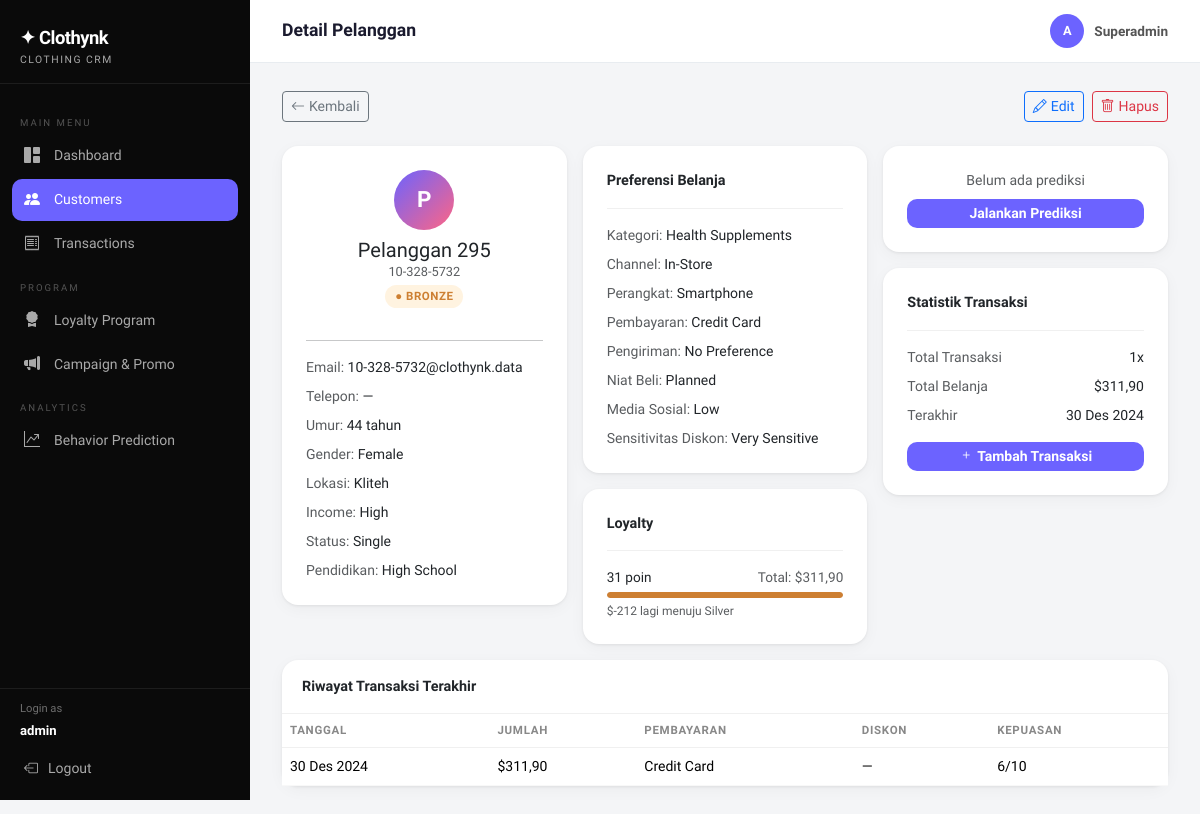
The app's page /pelanggan/295/ (signed in), older data.
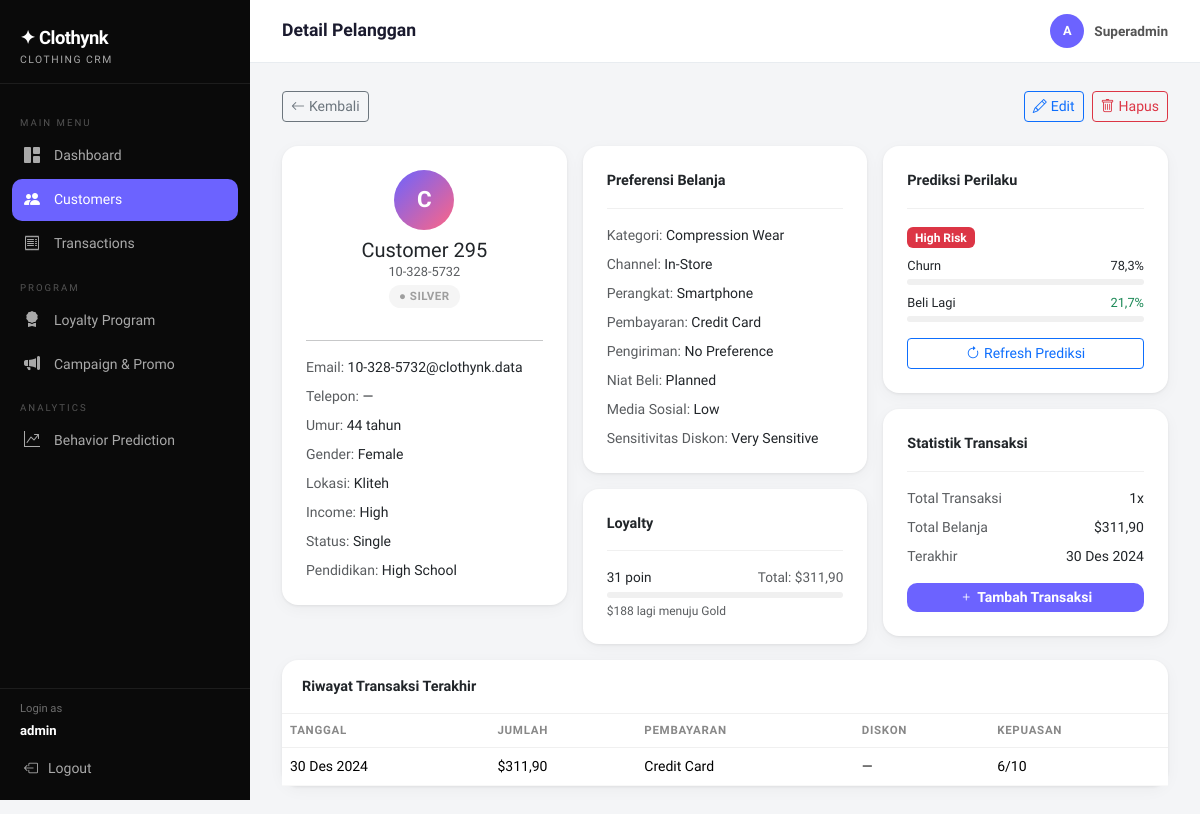
The same page, newer data.
### core/models.py (models this page shows, shortened)
class Customer(models.Model):
    GENDER_CHOICES = [
        ('Male', 'Male'),
        ('Female', 'Female'),
        ('Non-binary', 'Non-binary'),
        ('Bigender', 'Bigender'),
        ('Genderfluid', 'Genderfluid'),
        ('Polygender', 'Polygender'),
        ('Agender', 'Agender'),
        ('Genderqueer', 'Genderqueer'),
    ]
    INCOME_CHOICES = [('Low', 'Low'), ('Middle', 'Middle'), ('High', 'High')]
    MARITAL_CHOICES = [('Single', 'Single'), ('Married', 'Married'), ('Divorced', 'Divorced'), ('Widowed', 'Widowed')]
    EDUCATION_CHOICES = [
        ('High School', 'High School'),
        ("Bachelor's", "Bachelor's"),
        ("Master's", "Master's"),
        ('PhD', 'PhD'),
        ('Other', 'Other'),
    ]
    OCCUPATION_CHOICES = [('Low', 'Low'), ('Middle', 'Middle'), ('High', 'High')]
    CHANNEL_CHOICES = [('Online', 'Online'), ('In-Store', 'In-Store'), ('Mixed', 'Mixed')]
    INFLUENCE_CHOICES = [('None', 'None'), ('Low', 'Low'), ('Medium', 'Medium'), ('High', 'High')]
    SENSITIVITY_CHOICES = [('Not Sensitive', 'Not Sensitive'), ('Somewhat Sensitive', 'Somewhat Sensitive'), ('Highly Sensitive', 'Highly Sensitive')]
    INTENT_CHOICES = [('Need-based', 'Need-based'), ('Wants-based', 'Wants-based'), ('Impulsive', 'Impulsive')]
    SHIPPING_CHOICES = [('Standard', 'Standard'), ('Express', 'Express'), ('No Preference', 'No Preference')]
    customer_id     = models.CharField(max_length=30, unique=True, verbose_name='Customer ID')
    name            = models.CharField(max_length=150, verbose_name='Nama')
    age             = models.IntegerField(verbose_name='Umur')
    gender          = models.CharField(max_length=15, choices=GENDER_CHOICES, verbose_name='Gender')
    income_level    = models.CharField(max_length=10, choices=INCOME_CHOICES, verbose_name='Income Level')
    marital_status  = models.CharField(max_length=15, choices=MARITAL_CHOICES, verbose_name='Marital Status')
    education_level = models.CharField(max_length=20, choices=EDUCATION_CHOICES, verbose_name='Education Level')
    occupation      = models.CharField(max_length=10, choices=OCCUPATION_CHOICES, verbose_name='Occupation Level')
    location        = models.CharField(max_length=100, verbose_name='Lokasi')
    email           = models.EmailField(unique=True, verbose_name='Email')
    phone           = models.CharField(max_length=20, blank=True, verbose_name='No. Telepon')
    purchase_category      = models.CharField(max_length=100, verbose_name='Kategori Pembelian')
    purchase_channel       = models.CharField(max_length=30, choices=CHANNEL_CHOICES, verbose_name='Channel Pembelian')
    social_media_influence = models.CharField(max_length=20, choices=INFLUENCE_CHOICES, verbose_name='Pengaruh Media Sosial')
    discount_sensitivity   = models.CharField(max_length=30, choices=SENSITIVITY_CHOICES, verbose_name='Sensitivitas Diskon')
    device_used            = models.CharField(max_length=30, verbose_name='Perangkat yang Digunakan')
    payment_method         = models.CharField(max_length=30, verbose_name='Metode Pembayaran')
    shipping_preference    = models.CharField(max_length=30, choices=SHIPPING_CHOICES, verbose_name='Preferensi Pengiriman')
    purchase_intent        = models.CharField(max_length=20, choices=INTENT_CHOICES, verbose_name='Niat Pembelian')
    created_at = models.DateTimeField(auto_now_add=True)
    def get_loyalty(self):
        try:
            return self.loyalty
        except:
            return None
    class Meta:
        ordering = ['id']
        verbose_name = 'Pelanggan'
        verbose_name_plural = 'Pelanggan'

class LoyaltyProfile(models.Model):
    TIER_CHOICES = [
        ('bronze', 'Bronze'),
        ('silver', 'Silver'),
        ('gold', 'Gold'),
        ('platinum', 'Platinum'),
    ]
    customer       = models.OneToOneField(Customer, on_delete=models.CASCADE, related_name='loyalty')
    points         = models.IntegerField(default=0, verbose_name='Total Poin')
    tier           = models.CharField(max_length=10, choices=TIER_CHOICES, default='bronze', verbose_name='Level')
    total_spending = models.DecimalField(max_digits=14, decimal_places=2, default=0, verbose_name='Total Belanja')
    is_member      = models.BooleanField(default=False, verbose_name='Member Loyalty?')
    updated_at     = models.DateTimeField(auto_now=True)
    TIER_THRESHOLDS = {
        'bronze':   (0,     100),
        'silver':   (100,   500),
        'gold':     (500,   1000),
        'platinum': (1000,  float('inf')),
    }
    TIER_COLORS = {
        'bronze': '#cd7f32',
        'silver': '#aaa9ad',
        'gold':   '#ffd700',
        'platinum': '#b5c4de',
    }
    def get_tier_color(self):
        return self.TIER_COLORS.get(self.tier, '#999')
    def get_next_tier_info(self):
        thresholds = [('bronze', 0), ('silver', 100), ('gold', 500), ('platinum', 1000)]
        for i, (t, val) in enumerate(thresholds):
            if t == self.tier and i < len(thresholds) - 1:
                next_tier, next_val = thresholds[i + 1]
                remaining = next_val - float(self.total_spending)
                progress = (float(self.total_spending) - val) / (next_val - val) * 100
                return {'next_tier': next_tier, 'remaining': remaining, 'progress': min(progress, 100)}
        return {'next_tier': None, 'remaining': 0, 'progress': 100}
    class Meta:
        verbose_name = 'Loyalty'
        verbose_name_plural = 'Loyalty'

class PredictionResult(models.Model):
    customer               = models.OneToOneField(Customer, on_delete=models.CASCADE, related_name='prediction')
    churn_probability      = models.FloatField(default=0.0, verbose_name='Probabilitas Churn (%)')
    repurchase_probability = models.FloatField(default=0.0, verbose_name='Probabilitas Beli Lagi (%)')
    will_repurchase        = models.BooleanField(default=True, verbose_name='Prediksi Beli Lagi?')
    predicted_at           = models.DateTimeField(auto_now=True)
    def get_risk_label(self):
        if self.churn_probability >= 70:
            return ('danger', 'High Risk')
        elif self.churn_probability >= 40:
            return ('warning', 'Medium Risk')
        return ('success', 'Low Risk')
    class Meta:
        verbose_name = 'Prediksi'
        verbose_name_plural = 'Prediksi'

### core/views.py (the view)
# urls.py: path('pelanggan/<int:pk>/', views.customer_detail, name='customer_detail'),
@login_required
def customer_detail(request, pk):
    customer     = get_object_or_404(Customer, pk=pk)
    transactions = customer.transactions.order_by('-date')[:10]
    loyalty      = customer.get_loyalty()
    prediction   = getattr(customer, 'prediction', None)
    total_spending = customer.transactions.aggregate(total=Sum('amount'))['total'] or 0
    freq           = customer.transactions.count()
    last_txn       = customer.transactions.order_by('-date').first()
    context = {
        'customer': customer,
        'transactions': transactions,
        'loyalty': loyalty,
        'prediction': prediction,
        'total_spending': total_spending,
        'freq': freq,
        'last_txn': last_txn,
    }
    return render(request, 'core/customer_detail.html', context)

### core/templates/core/customer_detail.html (shortened to what the changed rows need)
{% extends 'core/base.html' %}
{% block page_title %}Detail Pelanggan{% endblock %}
{% block content %}
<div class="row g-3">
  <div class="col-md-4">
    <div class="card p-4">
      <div class="text-center mb-3">
        <div class="avatar-circle mx-auto mb-2" style="width:60px;height:60px;font-size:1.4rem">{{ customer.name|first }}</div>
        <h5 class="fw-700 mb-0">{{ customer.name }}</h5>
        <div class="text-muted" style="font-size:.8rem">{{ customer.customer_id }}</div>
        {% if loyalty %}<span class="tier-badge tier-{{ loyalty.tier }} mt-1">● {{ loyalty.get_tier_display }}</span>{% endif %}
      </div>
      <div class="d-flex flex-column gap-2" style="font-size:.875rem">
        <div><span class="text-muted">Email:</span> {{ customer.email }}</div>
        <div><span class="text-muted">Telepon:</span> {{ customer.phone|default:"—" }}</div>
        <div><span class="text-muted">Umur:</span> {{ customer.age }} tahun</div>
        <div><span class="text-muted">Gender:</span> {{ customer.gender }}</div>
        <div><span class="text-muted">Lokasi:</span> {{ customer.location }}</div>
        <div><span class="text-muted">Income:</span> {{ customer.income_level }}</div>
        <div><span class="text-muted">Status:</span> {{ customer.marital_status }}</div>
        <div><span class="text-muted">Pendidikan:</span> {{ customer.education_level }}</div>
      </div>
    </div>
  </div>
  <div class="col-md-4">
    <div class="card p-4 mb-3">
      <div class="d-flex flex-column gap-2 mt-3" style="font-size:.875rem">
        <div><span class="text-muted">Kategori:</span> {{ customer.purchase_category }}</div>
        <div><span class="text-muted">Channel:</span> {{ customer.get_purchase_channel_display }}</div>
        <div><span class="text-muted">Perangkat:</span> {{ customer.device_used }}</div>
        <div><span class="text-muted">Pembayaran:</span> {{ customer.payment_method }}</div>
        <div><span class="text-muted">Pengiriman:</span> {{ customer.get_shipping_preference_display }}</div>
        <div><span class="text-muted">Niat Beli:</span> {{ customer.get_purchase_intent_display }}</div>
        <div><span class="text-muted">Media Sosial:</span> {{ customer.get_social_media_influence_display }}</div>
        <div><span class="text-muted">Sensitivitas Diskon:</span> {{ customer.get_discount_sensitivity_display }}</div>
      </div>
    </div>
    {% if loyalty %}
    <div class="card p-4">
      <div class="card-header px-0 pt-0">Loyalty</div>
      <div class="mt-3">
        <div class="d-flex justify-content-between mb-1" style="font-size:.85rem">
          <span class="fw-600">{{ loyalty.points }} poin</span>
          <span class="text-muted">Total: ${{ loyalty.total_spending|floatformat:2 }}</span>
        </div>
        {% with info=loyalty.get_next_tier_info %}
        {% if info.next_tier %}
        <div class="progress mb-1"><div class="progress-bar" style="width:{{ info.progress }}%;background:{{ loyalty.get_tier_color }}"></div></div>
        <div class="text-muted" style="font-size:.75rem">${{ info.remaining|floatformat:0 }} lagi menuju {{ info.next_tier|capfirst }}</div>
        {% else %}
        <div class="text-muted" style="font-size:.75rem">Tier tertinggi 🏆</div>
        {% endif %}
        {% endwith %}
      </div>
    </div>
    {% endif %}
  </div>
  <div class="col-md-4">
    {% if prediction %}
    <div class="card p-4 mb-3">
      <div class="card-header px-0 pt-0">Prediksi Perilaku</div>
      {% with label=prediction.get_risk_label %}
      <div class="mt-3">
        <span class="badge bg-{{ label.0 }} mb-2">{{ label.1 }}</span>
        <div class="d-flex justify-content-between mb-1" style="font-size:.8rem">
          <span>Churn</span><span class="fw-600 churn-{{ label.0 }}">{{ prediction.churn_probability|floatformat:1 }}%</span>
        </div>
        <div class="progress mb-2"><div class="progress-bar bg-danger prediction-bar" style="width:{{ prediction.churn_probability }}%"></div></div>
        <div class="d-flex justify-content-between mb-1" style="font-size:.8rem">
          <span>Beli Lagi</span><span class="fw-600 text-success">{{ prediction.repurchase_probability|floatformat:1 }}%</span>
        </div>
        <div class="progress"><div class="progress-bar bg-success prediction-bar" style="width:{{ prediction.repurchase_probability }}%"></div></div>
      </div>
      {% endwith %}
      <a href="{% url 'predict_single' customer.pk %}" class="btn btn-sm btn-outline-primary mt-3 w-100"><i class="bi bi-arrow-clockwise me-1"></i>Refresh Prediksi</a>
    </div>
    {% else %}
    <div class="card p-4 mb-3 text-center">
      <div class="text-muted mb-2" style="font-size:.875rem">Belum ada prediksi</div>
      <a href="{% url 'predict_single' customer.pk %}" class="btn btn-sm btn-accent">Jalankan Prediksi</a>
    </div>
    {% endif %}
  </div>
</div>
{% if transactions %}
<div class="card mt-3">
  <div class="table-responsive">
    <table class="table mb-0">
      <thead><tr><th>Tanggal</th><th>Jumlah</th><th>Pembayaran</th><th>Diskon</th><th>Kepuasan</th></tr></thead>
    </table>
  </div>
</div>
{% endif %}
{% endblock %}

Row changes from the older to the newer data that the page shows:
changed Customer "10-328-5732@clothynk.data": name|first "P" → "C"; name "Pelanggan 295" → "Customer 295"; purchase_category "Health Supplements" → "Compression Wear"
changed LoyaltyProfile: tier "BRONZE" → "SILVER"
added PredictionResult: churn_probability "78,3", repurchase_probability "21,7"
Text that changed along with them:
{{ info.remaining|floatformat:0 }}: "-212" → "188"
{{ info.next_tier|capfirst }}: "Silver" → "Gold"
{{ label.1 }}: (not shown) → "High Risk"
text no longer shown: "Belum ada prediksi Jalankan Prediksi"
text now shown: "Prediksi Perilaku Churn % Beli Lagi % Refresh Prediksi"
